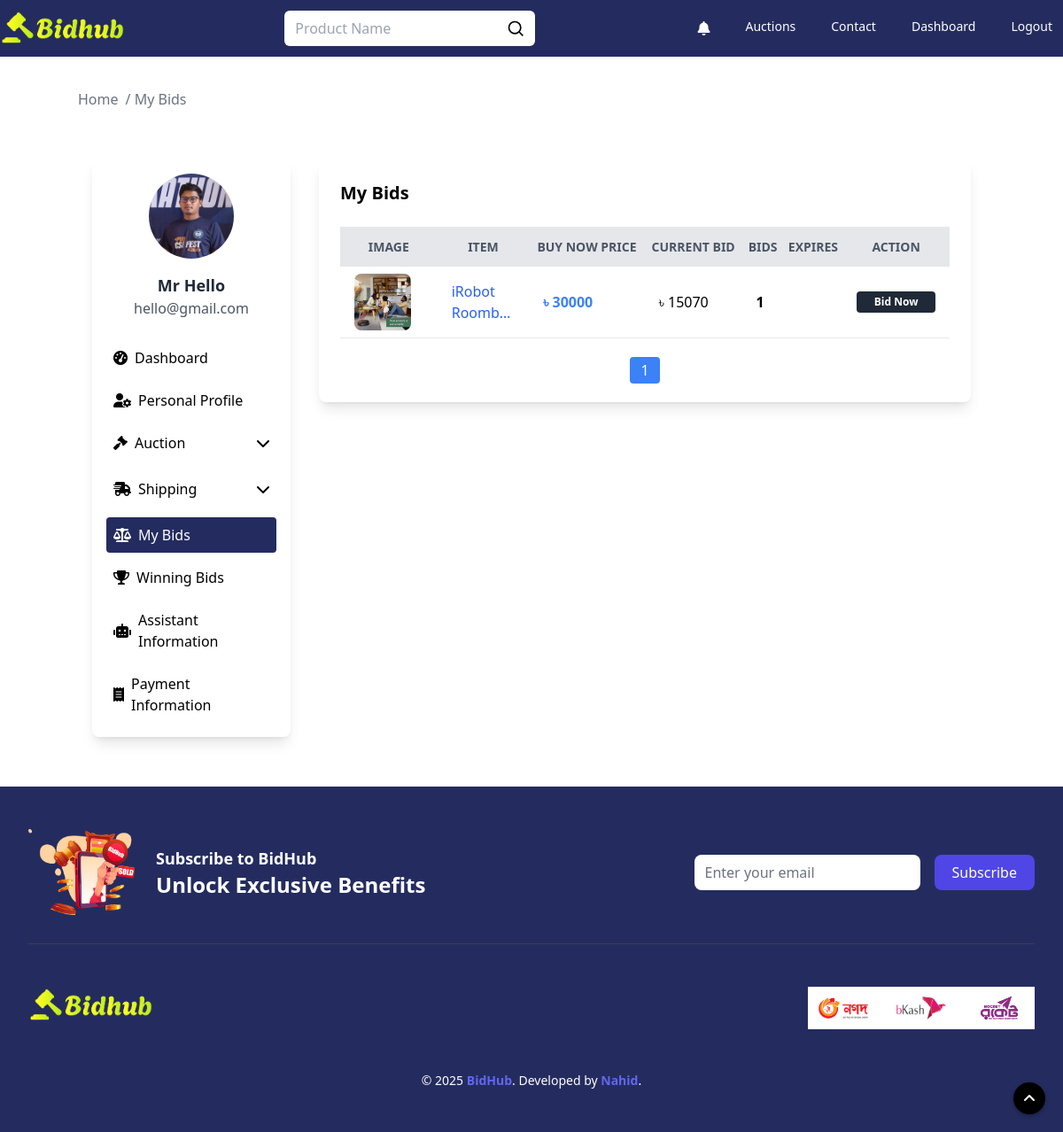
Page /user/bid (signed in) on the earlier database version.
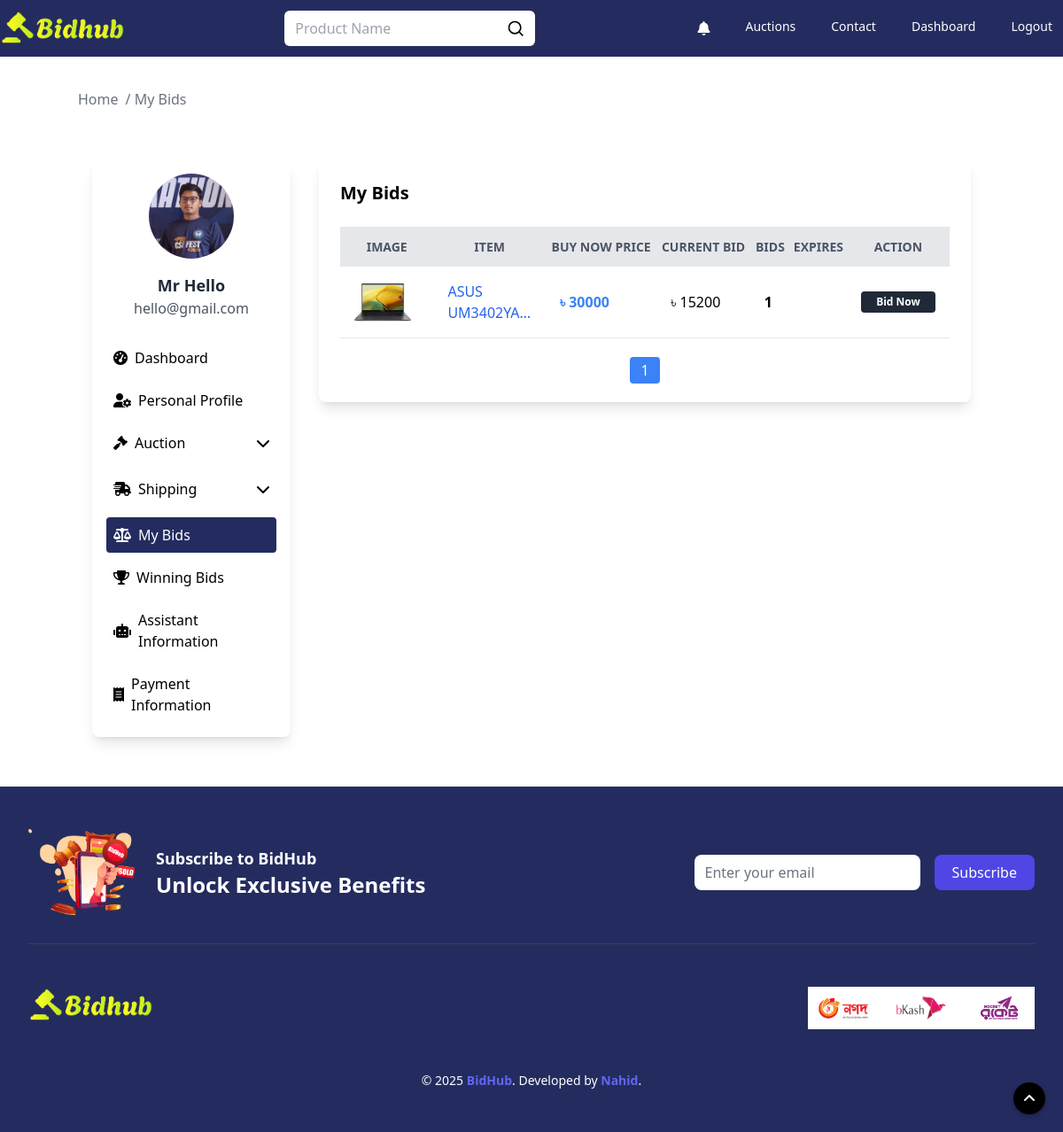
Same page on the later database version.
### auctions/models.py (models this page shows, shortened)
class AuctionList(models.Model):
    user = models.ForeignKey(User, on_delete=models.CASCADE, null=True)
    title = models.CharField(max_length=2000)
    desc = tinymce_models.HTMLField()
    starting_bid = models.IntegerField()
    buy_now_price = models.IntegerField(default=0)
    bid_watch_list = models.IntegerField(default=0)
    expire_date = models.DateTimeField(blank=False, null=True)
    categories = models.ManyToManyField('Category', through='AuctionCategory')
    active_bool = models.BooleanField(default=True)
    created_at = models.DateTimeField(auto_now_add=True)
    updated_at = models.DateTimeField(auto_now=True)

### auctions/views.py (the view)
# urls.py: path("user/bid", views.user_bid, name="userBids"),
@login_required(login_url='login')
def user_bid(request):
    userBids = Bids.objects.filter(user=request.user)
    user_auctions = AuctionList.objects.filter(id__in=[bid.auction_id for bid in userBids])
    for auction in user_auctions:
        first_image = AuctionImage.objects.filter(auction=auction).first()
        if first_image:
            auction.image_url = request.build_absolute_uri(first_image.image_url.url)
        else:
            auction.image_url = None
        auction.total_bids = Bids.objects.filter(auction=auction).count()
        current_bid = Bids.objects.filter(auction=auction).aggregate(Max('bid'))['bid__max']
        auction.current_bid = current_bid if current_bid is not None else 0
    paginator = Paginator(user_auctions, 5)
    page_number = request.GET.get("page")
    page_obj = paginator.get_page(page_number)
    total_auctions = paginator.count
    user = request.user
    profile_picture_url = None
    if user.profile_picture:
        profile_picture_url = request.build_absolute_uri(user.profile_picture.url)
    return render(request, "my-bid.html", {
        'email': user.email,
        'name': f"{user.first_name} {user.last_name}",
        'profile_picture': profile_picture_url,
        'userBids': user_auctions,
        'user_auctions': page_obj,
        'total_auctions': total_auctions
    })

### auctions/templates/my-bid.html (shortened to what the changed rows need)
{% extends "layout.html" %}
{% load static %}
{% block body %}
    <div class="max-w-[1280px] w-full m-auto">
        <section class="my-10">
            <div class="container mx-auto">
                <div class="flex flex-wrap justify-center">
                    <div class="w-full sm:w-2/3 lg:w-3/4 p-4">
                        <div class="bg-white shadow-lg rounded-lg p-6 mb-10">
                            {% if userBids %}
                            <div class="w-full overflow-x-auto">
                                <table class="w-full border-collapse">
                                    <thead>
                                    <tr class="w-full bg-gray-200 text-gray-600 uppercase text-sm leading-normal">
                                        <th class="py-3">Image</th>
                                        <th class="py-3">Item</th>
                                        <th class="py-3">Buy Now Price</th>
                                        <th class="py-3">Current Bid</th>
                                        <th class="py-3">Bids</th>
                                        <th class="py-3">Expires</th>
                                        <th class="py-3">Action</th>
                                    </tr>
                                    </thead>
                                    <tbody>
                                    {% for auction_p_list in userBids %}
                                        <tr class="border-b hover:bg-gray-50">
                                            <td class="py-2 px-4">
                                                <a href="{% url 'auctionDetails' auction_p_list.id %}">
                                                    <img src="{{ auction_p_list.image_url }}"
                                                         alt="{{ auction_p_list.title }}"
                                                         class="h-16 w-auto rounded-lg">
                                                </a>
                                            </td>
                                            <td class="py-2 px-4 w-[100px]">
                                                <a href="{% url 'auctionDetails' auction_p_list.id %}"
                                                   class="text-blue-600 hover:underline line-clamp-2">
                                                    {{ auction_p_list.title }}
                                                </a>
                                            </td>
                                            <td class="py-2 px-4 text-blue-500 font-semibold">
                                                ৳ {{ auction_p_list.buy_now_price }}
                                            </td>
                                            <td class="py-2 px-4">
                                                ৳ {{ auction_p_list.current_bid|default:auction_p_list.starting_bid }}
                                            </td>
                                            <td class="py-2 px-4">
                                                <span class="font-bold">{{ auction_p_list.total_bids|default:"0" }}</span>
                                            </td>
                                            <td class="py-2 px-4">
                                            </td>
                                            <td class="py-2 px-4">
                                                <div class="bg-gray-800 text-center px-3 py-1 text-xs rounded">
                                                    <a href="{% url 'auctionDetails' auction_p_list.id %}"
                                                       class="text-white font-bold">Bid Now</a>
                                                </div>
                                            </td>
                                        </tr>
                                    {% endfor %}
                                    </tbody>
                                </table>
                            </div>
                                <div class="mt-6 flex justify-center">
                                    <ul class="flex space-x-2">
                                        {% for num in user_auctions.paginator.page_range %}
                                            {% if num == 1 or num == user_auctions.paginator.num_pages %}
                                                <li>
                                                    <a href="?page={{ num }}"
                                                       class="{% if num == user_auctions.number %} bg-blue-500 text-white {% else %} bg-gray-200 text-gray-700 {% endif %} px-3 py-1 rounded">
                                                        {{ num }}
                                                    </a>
                                                </li>
                                            {% elif num == user_auctions.number|add:"-2" or num == user_auctions.number|add:"2" %}
                                                <li>
                                                    <span class="px-3 py-1">...</span>
                                                </li>
                                            {% endif %}
                                        {% endfor %}
                                    </ul>
                                </div>
                            {% else %}
                                <p class="w-full text-center text-gray-600">Not found</p>
                            {% endif %}
                        </div>
                    </div>
                </div>
            </div>
        </section>
    </div>
{% endblock %}

Differences in the rows shown:
no longer on this page (row unchanged): AuctionList: title "iRobot…", buy_now_price "30000", current_bid "15070", total_bids "1"
now on this page (row edited): AuctionList: buy_now_price "30000", current_bid "15200", total_bids "1"
